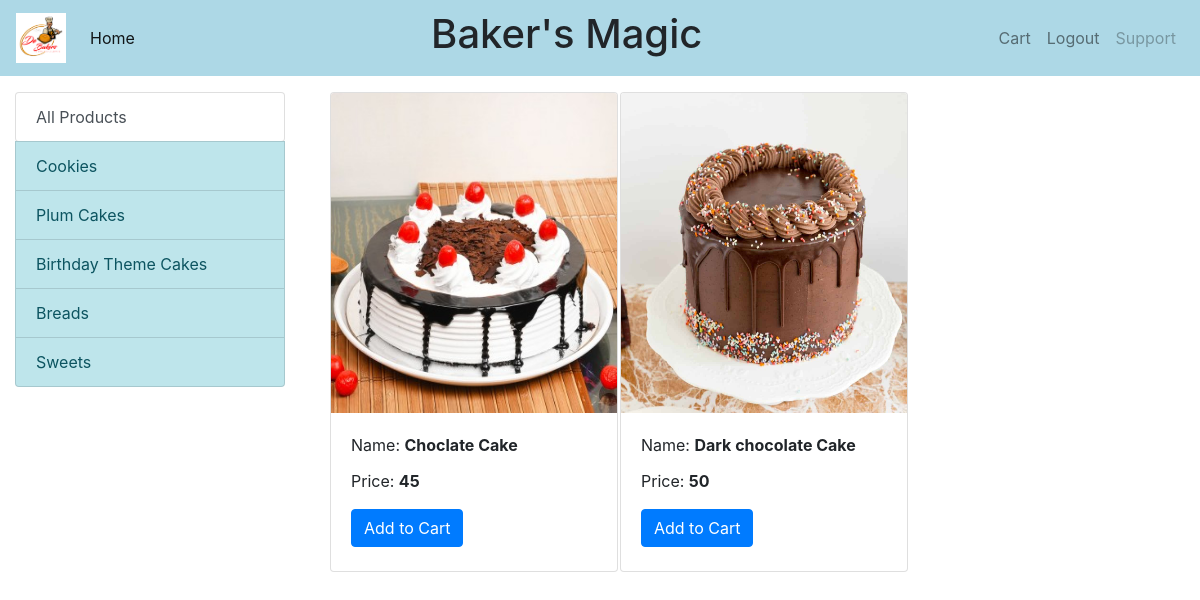
The page /homepage/ron/3 on the database its author committed.
### BakersApp/models.py (models this page shows, shortened)
class CategoryModel(models.Model):
    category=models.CharField(max_length=50)

class ItemsModel(models.Model):
    itemName=models.CharField(max_length=40)
    price=models.IntegerField()
    category=models.ForeignKey(CategoryModel,on_delete=models.CASCADE)
    img=models.ImageField(upload_to='static/images/')

### BakersApp/views.py (the view)
# urls.py: path('homepage/<slug:slug>/<int:cid>',views.homepage_view,name='homepage'),
def homepage_view(request,slug,cid):
    obj=UserModel.objects.get(slug=slug)
    list_of_categories=CategoryModel.objects.all()
    if cid==0:
        all_products=ItemsModel.objects.all()
    else:
        cat=CategoryModel.objects.get(id=int(cid))
        all_products=ItemsModel.objects.filter(category=cat)
    return render(request,'BakersApp/homepage.html',{'obj':obj,'categories':list_of_categories,'all':all_products})

### templates/BakersApp/homepage.html (shortened to what this page needs)
{% load static %}
<html lang="en">
<head>
     <link rel="stylesheet" href="{% static 'css/homepage.css' %}">
    <link rel="stylesheet" href="https://maxcdn.bootstrapcdn.com/bootstrap/4.0.0/css/bootstrap.min.css"
>
</head>
<body>
    <nav class="navbar navbar-expand-lg navbar-light" style="background-color: lightblue;">
        <a class="navbar-brand" href="/homepage/{{obj.slug}}/{{0}}"><img src="{% static "images/logo.png" %}"  width="50" height="50" alt="TodoList"></a>
        <div class="collapse navbar-collapse" id="navbarTogglerDemo02">
          <ul class="navbar-nav mr-auto mt-2 mt-lg-0">
            <li class="nav-item active">
              <a class="nav-link" href="/homepage/{{obj.slug}}/{{0}}">Home <span class="sr-only">(current)</span></a>
            </li>
          </ul>
          <ul class="navbar-nav mx-auto mt-2 mt-lg-0">
            <li class="nav-item active">
              <h1>Baker's Magic </h1>
            </li>
          </ul>
          <ul class="navbar-nav ml-auto mt-2 mt-lg-0">
            <li class="nav-item">
                <a class="nav-link" href="/cart/{{obj.slug}}/">Cart</a>
              </li>
            <li class="nav-item">
              <a class="nav-link" href="/">Logout</a>
            </li>
            <li class="nav-item">
              <a class="nav-link disabled">Support</a>
            </li>
          </ul>
        </div>
      </nav>
    {% block body_block %}
    <div class="container-fluid mt-3">
        <div class="row">
            <div class="col-lg-3 mx-auto">
                <div class="list-group">
                    <a href="/homepage/{{obj.slug}}/{{0}}" class="list-group-item list-group-item-action btn btn-outline-success">All Products</a>
                    {% for category in categories %}
                        <a href="/homepage/{{obj.slug}}/{{category.id}}" class="list-group-item list-group-item-action list-group-item-info">{{category.category}}</a>
                    {% endfor %}
                </div>
            </div>
            <div id='products' class="col-lg-9 mx-auto">
                <div class="row mx-auto">
                    {% for product in all %}
                        <div class="col-lg-4 mb-3">
                            <div class="card" style="width: 18rem; height: 30rem;">
                                <img class="card-img-top" src="{{product.img.url}}" alt="Card image cap" style="width:100%; height:20rem;">
                                <div class="card-body">
                                    <p class="card-title">Name: <b>{{product.itemName}}</b></p>
                                    <p class="card-text">Price: <b>{{product.price}}</b></p>
                                    <a href="#" class="btn btn-primary">Add to Cart</a>
                                </div>
                            </div>
                        </div>
                    {% endfor %}
                </div>
            </div>
        </div>
    </div>
    {% endblock %}
</body>
</html>

### rows shown on the page
CategoryModel: category "Cookies"
CategoryModel: category "Plum Cakes"
CategoryModel: category "Birthday Theme Cakes"
CategoryModel: category "Breads"
CategoryModel: category "Sweets"
ItemsModel: img (picture), itemName "Choclate Cake", price "45"
ItemsModel: img (picture), itemName "Dark chocolate Cake", price "50"
